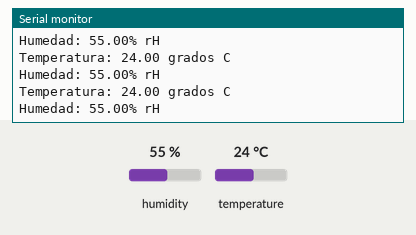
This sketch was run on a simulated Arduino Uno, built with avr-gcc and run on an emulated ATmega328P. Shown: the last lines printed to the serial monitor. Inputs (shaded band) come from the test bench; at power-on: humidity 55 %, temperature 24 °C.

Above: at 1.4 s.
1.5 s: humidity set to 22 %
At 2.3 s:
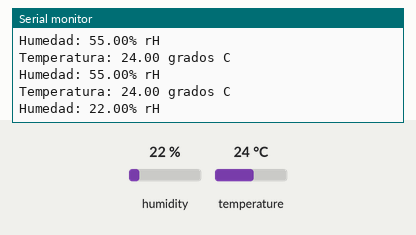
3.0 s: temperature set to 12 °C
At 3.4 s:
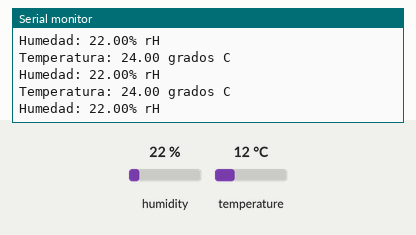
4.5 s: humidity set to 40 %
At 5.1 s:
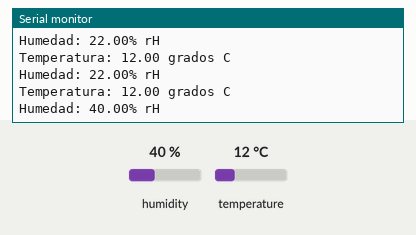
Timing chart, 0 to 7.5 s (numbered marks = the images above; inputs shaded):
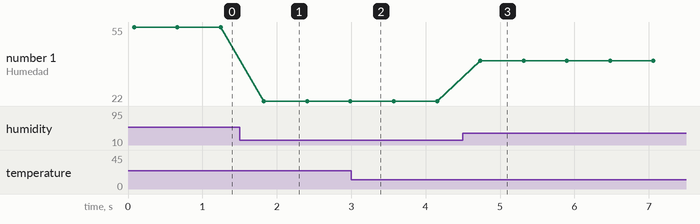

The sketch:

AHT10.ino
```cpp
#include <Adafruit_AHTX0.h>

Adafruit_AHTX0 aht;

void setup() {
  Serial.begin(115200);

  if (!aht.begin()) {
    Serial.println("No se pudo encontrar el sensor AHT10");
    while (1) delay(10);
  }
  Serial.println("Sensor AHT10 encontrado");
}

void loop() {
  sensors_event_t humedad, temp;
  aht.getEvent(&humedad, &temp);
  Serial.print("Temperatura: "); Serial.print(temp.temperature); Serial.println(" grados C");
  Serial.print("Humedad: "); Serial.print(humedad.relative_humidity); Serial.println("% rH");

  delay(500);
}
```

Measured:
- after the input at 1.5 s, the serial monitor: prints a new line after 0.33 s (image 1)
- after the input at 4.5 s, the serial monitor: prints a new line after 0.23 s (image 3)
- plotted number 1: 55 → 22 after the input at 1.5 s, 22 → 40 after the input at 4.5 s
